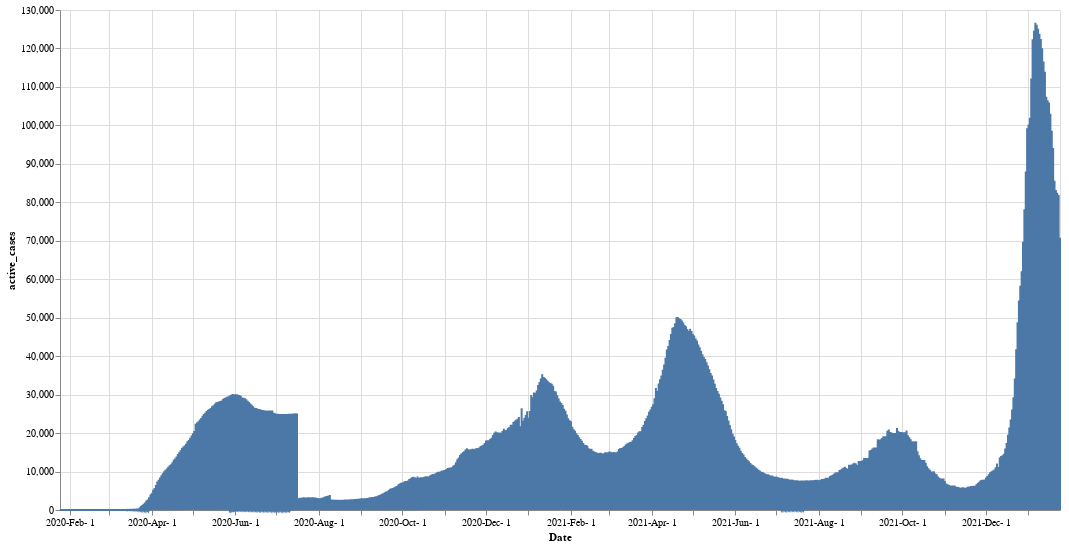

Source (notebook cell):
### Code cell
plot_ts(covid_df, "active_cases")

### Figure 1 — Vega-Lite specification as saved in the notebook (floating-point values rounded to 4 significant figures; data arrays with more than 128 entries replaced by an {"elided": "..."} marker saying what was removed)
{"config": {"view": {"continuousWidth": 400, "continuousHeight": 300}}, "data": {"name": "data-1915505e151c05e42491ba72578a5e0c"}, "mark": "line", "encoding": {"x": {"axis": {"format": "%Y-%b-%e"}, "field": "date_active", "title": "Date", "type": "temporal"}, "y": {"field": "active_cases", "type": "quantitative"}}, "height": 500, "width": 1000, "$schema": "https://vega.github.io/schema/vega-lite/v4.17.0.json", "datasets": {"data-1915505e151c05e42491ba72578a5e0c": {"elided": "10234 records"}}}
